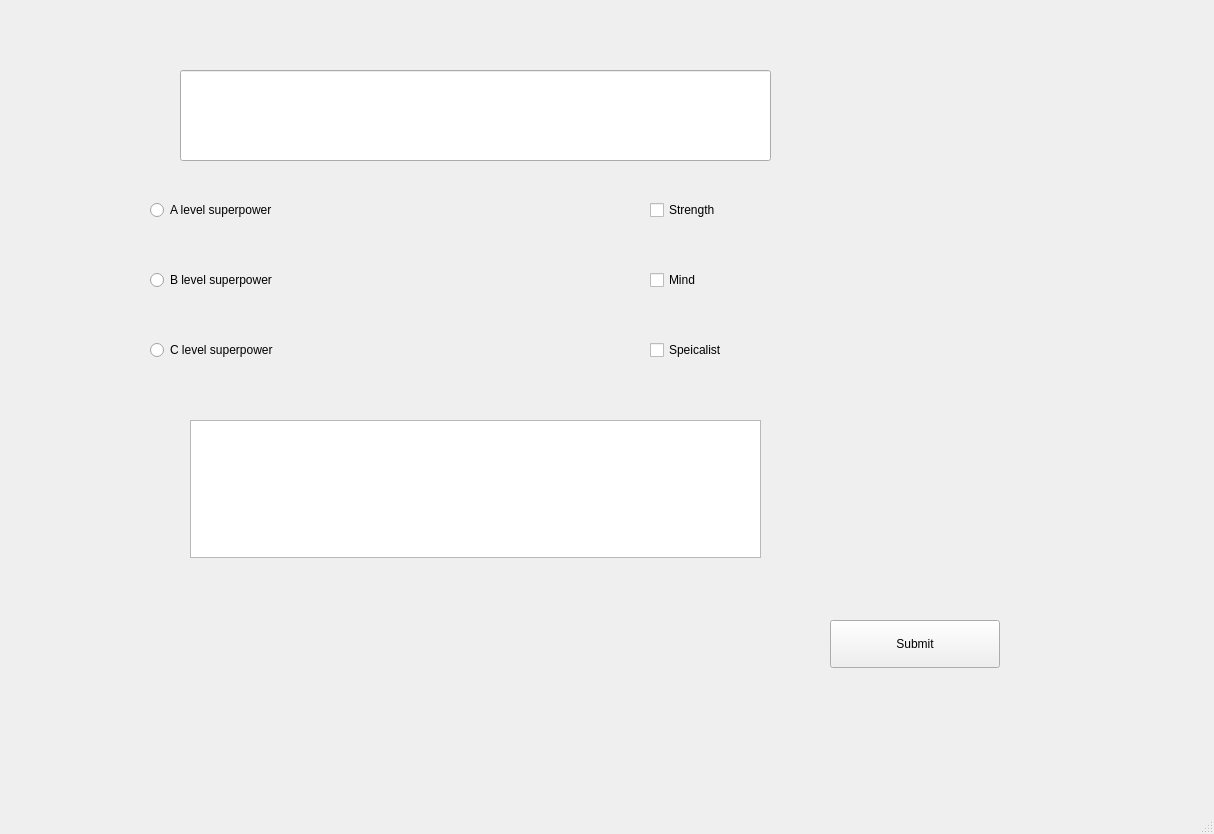
<?xml version="1.0" encoding="UTF-8"?>
<ui version="4.0">
 <class>MainWindow</class>
 <widget class="QMainWindow" name="MainWindow">
  <property name="geometry">
   <rect>
    <x>0</x>
    <y>0</y>
    <width>1214</width>
    <height>834</height>
   </rect>
  </property>
  <property name="windowTitle">
   <string>MainWindow</string>
  </property>
  <widget class="QWidget" name="centralwidget">
   <widget class="QRadioButton" name="radioButton">
    <property name="geometry">
     <rect>
      <x>150</x>
      <y>190</y>
      <width>311</width>
      <height>40</height>
     </rect>
    </property>
    <property name="text">
     <string>A level superpower</string>
    </property>
   </widget>
   <widget class="QRadioButton" name="radioButton_2">
    <property name="geometry">
     <rect>
      <x>150</x>
      <y>260</y>
      <width>301</width>
      <height>40</height>
     </rect>
    </property>
    <property name="text">
     <string>B level superpower</string>
    </property>
   </widget>
   <widget class="QRadioButton" name="radioButton_3">
    <property name="geometry">
     <rect>
      <x>150</x>
      <y>330</y>
      <width>331</width>
      <height>40</height>
     </rect>
    </property>
    <property name="text">
     <string>C level superpower</string>
    </property>
   </widget>
   <widget class="QCheckBox" name="checkBox">
    <property name="geometry">
     <rect>
      <x>650</x>
      <y>190</y>
      <width>175</width>
      <height>40</height>
     </rect>
    </property>
    <property name="text">
     <string>Strength</string>
    </property>
   </widget>
   <widget class="QCheckBox" name="checkBox_2">
    <property name="geometry">
     <rect>
      <x>650</x>
      <y>260</y>
      <width>175</width>
      <height>40</height>
     </rect>
    </property>
    <property name="text">
     <string>Mind</string>
    </property>
   </widget>
   <widget class="QCheckBox" name="checkBox_3">
    <property name="geometry">
     <rect>
      <x>650</x>
      <y>330</y>
      <width>175</width>
      <height>40</height>
     </rect>
    </property>
    <property name="text">
     <string>Speicalist</string>
    </property>
   </widget>
   <widget class="QLineEdit" name="lineEdit">
    <property name="geometry">
     <rect>
      <x>180</x>
      <y>70</y>
      <width>591</width>
      <height>91</height>
     </rect>
    </property>
   </widget>
   <widget class="QPushButton" name="pushButton">
    <property name="geometry">
     <rect>
      <x>830</x>
      <y>620</y>
      <width>170</width>
      <height>48</height>
     </rect>
    </property>
    <property name="text">
     <string>Submit</string>
    </property>
   </widget>
   <widget class="QPlainTextEdit" name="plainTextEdit">
    <property name="geometry">
     <rect>
      <x>190</x>
      <y>420</y>
      <width>571</width>
      <height>138</height>
     </rect>
    </property>
   </widget>
  </widget>
  <widget class="QMenuBar" name="menubar">
   <property name="geometry">
    <rect>
     <x>0</x>
     <y>0</y>
     <width>1214</width>
     <height>39</height>
    </rect>
   </property>
  </widget>
  <widget class="QStatusBar" name="statusbar"/>
 </widget>
 <resources/>
 <connections/>
</ui>
